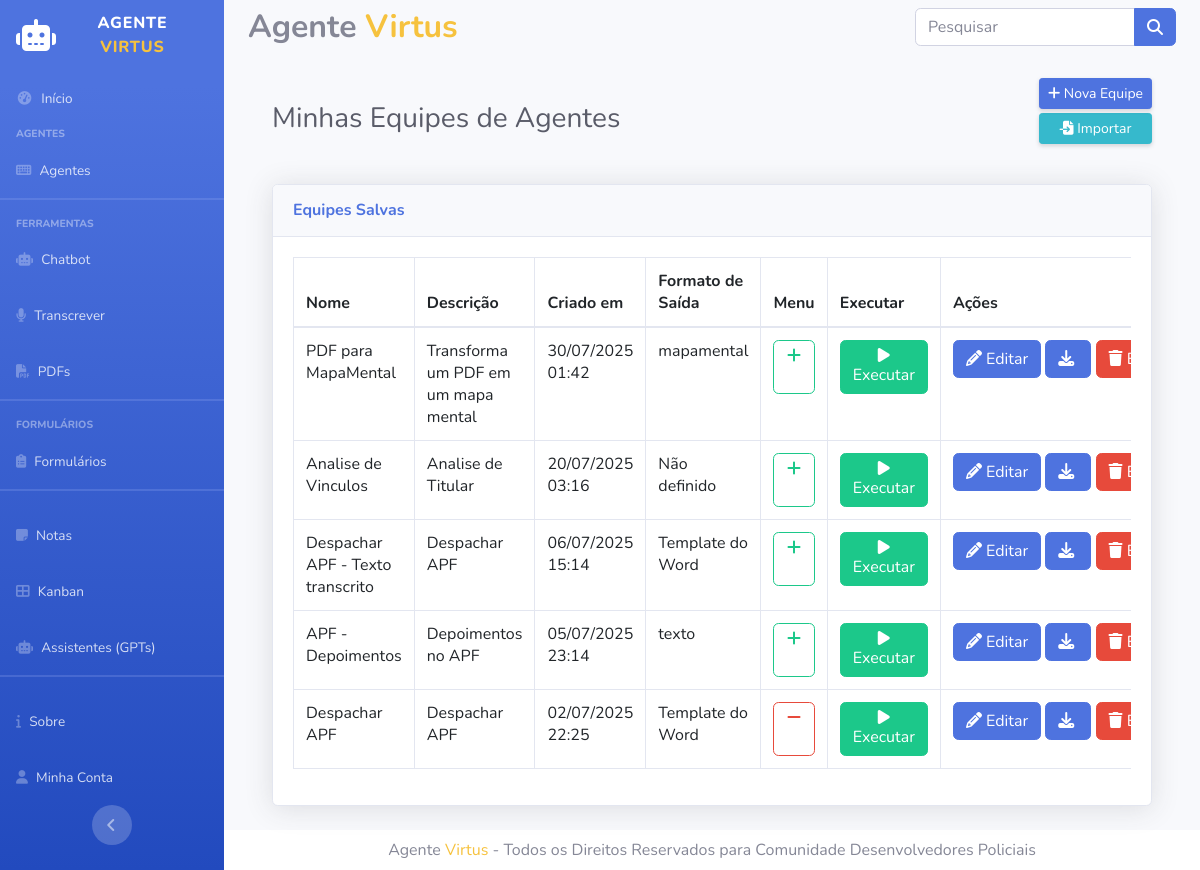
The page /agentesinteligentes/equipes on the database its author committed.
### models/models.py (models this page shows, shortened)
class EquipeInteligente(db.Model):
    id = db.Column(db.Integer, primary_key=True)
    nome = db.Column(db.String(200), nullable=False)
    descricao = db.Column(db.Text, nullable=True)
    processo = db.Column(db.String(50), nullable=False)
    memoria = db.Column(db.Integer, nullable=False, default=1) # 1 = ativo, 0 = inativo
    layout = db.Column(db.Text().with_variant(LONGTEXT, "mysql")) # JSON com nós e conexões
    criado_em = db.Column(db.DateTime, default=datetime.utcnow)
    menu_ordem = db.Column(db.Integer, nullable=True)

### routes.py (the view)
    @app.route('/agentesinteligentes/equipes')
    def listar_equipes_inteligentes():
        return AgentesController.listar_equipes_inteligentes()

### app.py (called while the page is built)
@app.before_request
def carregar_menus_dinamicos():
    try:
        menus_dinamicos = EquipeInteligente.query.filter(
            EquipeInteligente.menu_ordem > 0
        ).order_by(EquipeInteligente.menu_ordem).all()
        formularios_dinamicos = Formulario.query.filter(
            Formulario.ativo == True,
            Formulario.menu_ordem > 0
        ).order_by(Formulario.menu_ordem).all()
        app.jinja_env.globals['menus'] = menus_dinamicos
        app.jinja_env.globals['formularios'] = formularios_dinamicos
    except Exception as e:
        app.jinja_env.globals['menus'] = []
        app.jinja_env.globals['formularios'] = []
        print(f"Erro ao carregar menus dinâmicos: {e}")

### controllers/AgentesController.py (called while the page is built)
    @staticmethod
    def listar_equipes_inteligentes():
        equipes = EquipeInteligente.query.order_by(
            EquipeInteligente.criado_em.desc()).all()
        for i, equipe in enumerate(equipes):
            layout = json.loads(equipe.layout) if isinstance(equipe.layout, str) else equipe.layout
            if layout['nodes'][-1]['type'] == 'formatoSaida':
                equipes[i].formato_saida = layout['nodes'][-1]['config']['type']
            elif layout['nodes'][-1]['type'] == 'template':
                equipes[i].formato_saida = 'Template do Word'
            else:
                equipes[i].formato_saida = 'Não definido'
        return render_template('agentes/equipes.html', equipes=equipes)

### templates/agentes/equipes.html (shortened to what this page needs)
{% extends 'layout/base.html' %}
{% block main %}
<div class="container-fluid">
    <div class="d-sm-flex align-items-center justify-content-between mb-4">
        <h1 class="h3 mb-0 text-gray-800">Minhas Equipes de Agentes</h1>
        <div>
            <a href="{{ url_for('canva') }}" class="btn btn-sm btn-primary shadow-sm">
                <i class="fas fa-plus"></i> Nova Equipe
            </a>
            <form action="{{ url_for('importar_equipe') }}" method="post" enctype="multipart/form-data">
                <label for="fileInput" class="btn btn-block btn-sm btn-info shadow-sm mt-1">
                    <i class="fas fa-file-import"></i> Importar
                </label>
            </form>
        </div>
    </div>
    <div class="card shadow mb-4">
        <div class="card-header py-3">
            <h6 class="m-0 font-weight-bold text-primary">Equipes Salvas</h6>
        </div>
        <div class="card-body">
            <div class="table-responsive">
                <table class="table table-bordered" id="dataTable" width="100%" cellspacing="0">
                    <thead>
                        <tr>
                            <th>Nome</th>
                            <th>Descrição</th>
                            <th>Criado em</th>
                            <th>Formato de Saída</th>
                            <th>Menu</th>
                            <th>Executar</th>
                            <th width="1%">Ações</th>
                        </tr>
                    </thead>
                    <tbody>
                        {% for equipe in equipes %}
                        <tr>
                            <td>{{ equipe.nome }}</td>
                            <td>{{ equipe.descricao }}</td>
                            <td>{{ equipe.criado_em.strftime('%d/%m/%Y %H:%M') }}</td>
                            <td>{{ equipe.formato_saida }}</td>
                            <td>
                                {% if equipe.menu_ordem and equipe.menu_ordem > 0 %}
                                <button
                                    class="btn btn-outline-danger btn-salvar-menu"
                                    data-equipe-id="{{ equipe.id }}"
                                    data-equipe-nome="{{ equipe.nome }}"
                                    title="Remover do Menu">
                                    <i class="fa-solid fa-minus"></i>&nbsp;
                                </button>
                                {% else %}
                                <button
                                    class="btn btn-outline-success btn-salvar-menu"
                                    data-equipe-id="{{ equipe.id }}"
                                    data-equipe-nome="{{ equipe.nome }}"
                                    title="Adicionar ao Menu">
                                    <i class="fa-solid fa-plus"></i>&nbsp;
                                </button>
                                {% endif %}
                            </td>
                            <td>
                                <a href="/agentesinteligentes/executar_tarefas/{{ equipe.id }}"
                                    class="btn btn-success bg-green-500">
                                    <i class="fa-solid fa-play"></i>
                                    Executar
                                </a>
                            </td>
                            <td nowrap>
                                <a href="{{ url_for('canva', equipe_id=equipe.id) }}" class="btn btn-primary">
                                    <i class="fa-solid fa-pencil"></i>
                                    Editar
                                </a>
                                <a href="/agentesinteligentes/equipe/{{ equipe.id }}/download" class="btn btn-primary"
                                    title="Download" download>
                                    <i class="fa-solid fa-download"></i>&nbsp;
                                </a>
                                <button type="button" class="btn btn-danger btn-excluir"
                                    data-equipe-id="{{ equipe.id }}" data-equipe-nome="{{ equipe.nome }}">
                                    <i class="fa-solid fa-trash"></i>
                                </button>
                            </td>
                        </tr>
                        {% else %}
                        <tr>
                            <td colspan="5" class="text-center">Nenhuma equipe encontrada.</td>
                        </tr>
                        {% endfor %}
                    </tbody>
                </table>
            </div>
        </div>
    </div>
</div>
{% endblock %}

### templates/layout/base.html (shortened to what this page needs)
<html data-bs-theme="light">
<head>
    <link href="https://getbootstrap.com/docs/5.3/dist/css/bootstrap.min.css" rel="stylesheet">
    <link href="https://cdnjs.cloudflare.com/ajax/libs/font-awesome/6.7.2/css/all.min.css" rel="stylesheet">
    <link href="/static/css/sb-admin-2.min.css" rel="stylesheet">
    <link href="/static/css/notas.css" rel="stylesheet">
    <link href="/static/css/formularios.css" rel="stylesheet">
    <link href="/static/css/style.css" rel="stylesheet">
</head>
<body>
    <div id="wrapper">
        {% include 'layout/menu.html' %}
        <div id="content-wrapper" class="d-flex flex-column">
            <div id="content">
                <div class="container-fluid">
                    <div class="row">
                        <div class="col-12 d-flex justify-content-between mb-3">
                            <div class="mt-2">
                                <h2 class="fw-bolder">Agente <span class="text-warning">Virtus</span></h2>
                            </div>
                            <div class="mt-2">
                                <form action="/pesquisar" class="form" method="post">
                                    <div class="input-group">
                                        <input class="form-control" id="pesquisar-expressao"
                                            name="pesquisar-expressao" type="text" placeholder="Pesquisar">
                                        <button type="submit" class="btn btn-primary"><i
                                                class="fas fa-search"></i></button>
                                    </div>
                                </form>
                            </div>
                        </div>
                    </div>
                    {% block main %}
                    {% endblock %}
                </div>
            </div>
            <footer class="p-2 bg-white">
                <div class="container">
                    <div class="copyright text-center">
                        <span>Agente <span class="text-warning">Virtus</span> - Todos os Direitos Reservados para
                            Comunidade Desenvolvedores Policiais </span>
                    </div>
                </div>
            </footer>
        </div>
    </div>
</body>
</html>

### templates/layout/menu.html (shortened to what this page needs)
<ul class="navbar-nav bg-gradient-primary sidebar sidebar-dark accordion" id="accordionSidebar">
    <a class="sidebar-brand d-flex align-items-center justify-content-center" href="/">
        <div class="sidebar-brand-icon">
            <i class="fa-solid fa-robot"></i>
        </div>
        <div class="sidebar-brand-text mx-3">Agente <span class="text-warning">Virtus</span></div>
    </a>
    <li class="nav-item">
        <a class="nav-link" href="/">
            <i class="fas fa-fw fa-tachometer-alt"></i>
            <span>Início</span></a>
    </li>
    <div class="sidebar-heading">
        Agentes
    </div>
    <li class="nav-item">
        <a class="nav-link" href="#" data-bs-toggle="collapse" data-bs-target="#collapseAgentes" aria-expanded="false"
            aria-controls="collapseAgentes">
            <i class="fa-solid fa-keyboard"></i>
            <span>Agentes</span>
        </a>
    </li>
    <hr class="sidebar-divider">
    <div class="sidebar-heading">
        Ferramentas
    </div>
    <li class="nav-item">
        <a class="nav-link" href="/ferramentas/chatbot">
            <i class="fa-solid fa-robot"></i>
            <span>Chatbot</span>
        </a>
    </li>
    <li class="nav-item">
        <a class="nav-link" href="/ferramentas/transcrever">
            <i class="fa-solid fa-microphone"></i>
            <span>Transcrever</span>
        </a>
    </li>
    <li class="nav-item">
        <a class="nav-link" href="/pdf">
            <i class="fa-solid fa-file-pdf"></i>
            <span>PDFs</span>
        </a>
    </li>
    <hr class="sidebar-divider">
    <div class="sidebar-heading">
        Formulários
    </div>
    <li class="nav-item">
        <a class="nav-link" href="#" data-bs-toggle="collapse" data-bs-target="#collapseFormularios" aria-expanded="false"
            aria-controls="collapseFormularios">
            <i class="fa-solid fa-clipboard-list"></i>
            <span>Formulários</span>
        </a>
    </li>
    <hr class="sidebar-divider">
    <li class="nav-item">
        <a class="nav-link" href="/notas">
            <i class="fa-solid fa-note-sticky"></i>
            <span>Notas</span>
        </a>
    </li>
    <li class="nav-item">
        <a class="nav-link" href="/notas/kanban">
            <i class="fa-solid fa-th-large"></i>
            <span>Kanban</span>
        </a>
    </li>
    <li class="nav-item">
        <a class="nav-link" href="#" data-bs-toggle="collapse" data-bs-target="#collapseGpts" aria-expanded="false"
            aria-controls="collapseGpts">
            <i class="fa-solid fa-robot"></i>
            <span>Assistentes (GPTs)</span>
        </a>
    </li>
    <hr class="sidebar-divider">
    <li class="nav-item">
        <a class="nav-link" href="/sobre">
            <i class="fa-solid fa-info"></i>
            <span>Sobre</span>
        </a>
    </li>
    <li class="nav-item">
        <a class="nav-link" href="/minhaconta">
            <i class="fa-solid fa-user"></i>
            <span>Minha Conta</span>
        </a>
    </li>
    <div class="text-center d-none d-md-inline">
        <button class="rounded-circle border-0" id="sidebarToggle"></button>
    </div>
</ul>

### static/css/style.css (style rules this page uses)
.sidebar-divider { border-top: 2px solid #92a9f0 !important; margin-left: -0px !important; margin-right: -0px !important; }

### rows shown on the page
EquipeInteligente: nome "PDF para MapaMental", descricao "Transforma um PDF em um mapa mental", criado_em "30/07/2025 01:42", formato_saida "mapamental"
EquipeInteligente: nome "Analise de Vinculos", descricao "Analise de Titular", criado_em "20/07/2025 03:16", formato_saida "Não definido"
EquipeInteligente: nome "Despachar APF - Texto transcrito", descricao "Despachar APF", criado_em "06/07/2025 15:14", formato_saida "Template do Word"
EquipeInteligente: nome "APF - Depoimentos", descricao "Depoimentos no APF", criado_em "05/07/2025 23:14", formato_saida "texto"
EquipeInteligente: nome "Despachar APF", descricao "Despachar APF", criado_em "02/07/2025 22:25", formato_saida "Template do Word"
